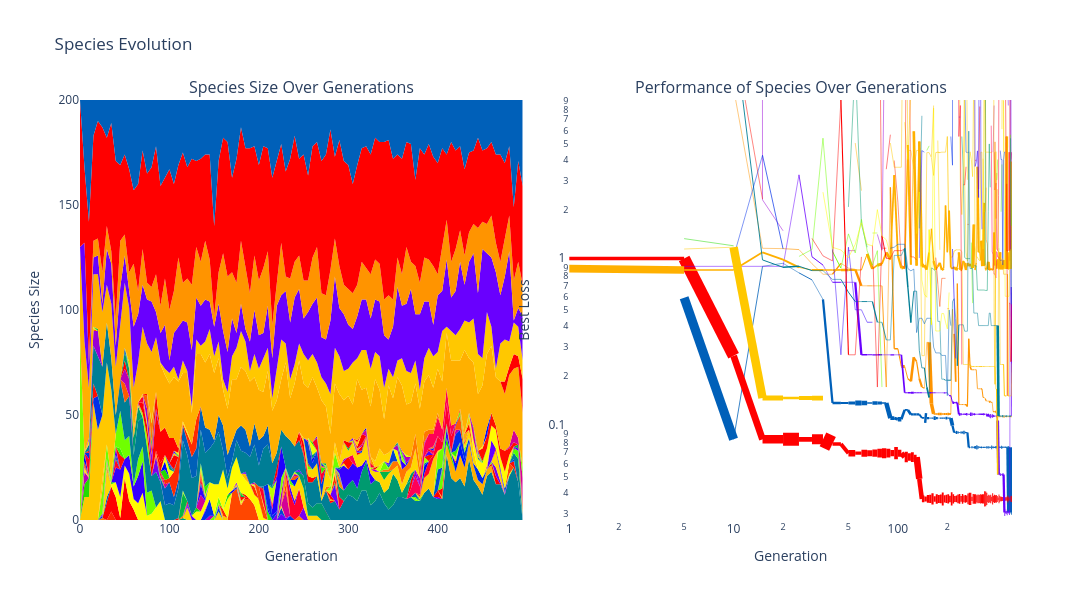

Write notebook code for a chart like this one.
### Code cell
import plotly.graph_objects as go
from plotly.subplots import make_subplots

fig = make_subplots(rows=1, cols=2,
                    subplot_titles=('Species Size Over Generations', 'Performance of Species Over Generations'),
                    horizontal_spacing=0.05)

# --- Left subplot: Stacked area chart (manual stacking) ---
# Reverse order to match matplotlib stackplot stacking order
stacked = np.cumsum(sorted_sizes[:, ::-1], axis=1)
rev_cols = cols[::-1]

for i in range(stacked.shape[1]):
    rgba = tuple((rev_cols[i] * 255).astype(int))
    color = f'rgba({rgba[0]},{rgba[1]},{rgba[2]},1.0)'
    fig.add_trace(
        go.Scatter(
            x=generations,
            y=stacked[:, i],
            mode='lines',
            line=dict(width=0.0, color=color),
            fillcolor=color,
            fill='tonexty' if i > 0 else 'tozeroy',
            name=f'{sorted_ids[-(i+1)]}',
            text=sorted_exprs[:, -(i+1)],
            hovertemplate='ID: %{fullData.name}<br>Generation: %{x}<br>Size: %{y}<br>Expression: %{text}',
            legendgroup=f'g{i}',
            showlegend=False,
        ),
        row=1, col=1
    )

fig.update_xaxes(title_text='Generation', row=1, col=1,
                 range=[generations[0], generations[-1]])
fig.update_yaxes(title_text='Species Size', row=1, col=1,
                 range=[0, float(stacked[-1, -1])])

# --- Right subplot: Performance lines with variable segment width ---
X = generations
Y = sorted_fitness[:, :, 0]
lw_vals = (sorted_sizes / np.max(sorted_sizes[-1]))**2 * 6

for i in range(Y.shape[1]):
    idxs = np.where(~np.isnan(Y[:, i]))[0]
    if len(idxs) < 2:
        continue
    rgba = tuple((cols[i] * 255).astype(int))
    color = f'rgba({rgba[0]},{rgba[1]},{rgba[2]},1.0)'
    for j in range(len(idxs) - 1):
        fig.add_trace(
            go.Scatter(
                x=[X[idxs[j]], X[idxs[j+1]]],
                y=[Y[idxs[j], i], Y[idxs[j+1], i]],
                mode='lines',
                line=dict(width=max(lw_vals[idxs[j+1], i], 0.5), color=color),
                name=f'{sorted_ids[i]}',
                text=str(sorted_exprs[idxs[j], i]),
                hovertemplate='ID: %{fullData.name}<br>Generation: %{x}<br>Loss: %{y}<br>Expression: %{fullData.text}',
                legendgroup=f'g{i}',
                showlegend=False,
                hoverinfo='skip',
            ),
            row=1, col=2
        )

fig.update_xaxes(title_text='Generation', type='log', row=1, col=2,
                 range=[0, np.log10(float(np.max(X)))])
ymin = float(np.nanmin(Y))
fig.update_yaxes(title_text='Best Loss', type='log', row=1, col=2,
                 range=[np.log10(ymin * 9e-1), np.log10(ymin * 3e2)])

fig.update_layout(
    height=600, width=1200,
    showlegend=False,
    plot_bgcolor='white',
    title='Species Evolution',
)

fig.show()
